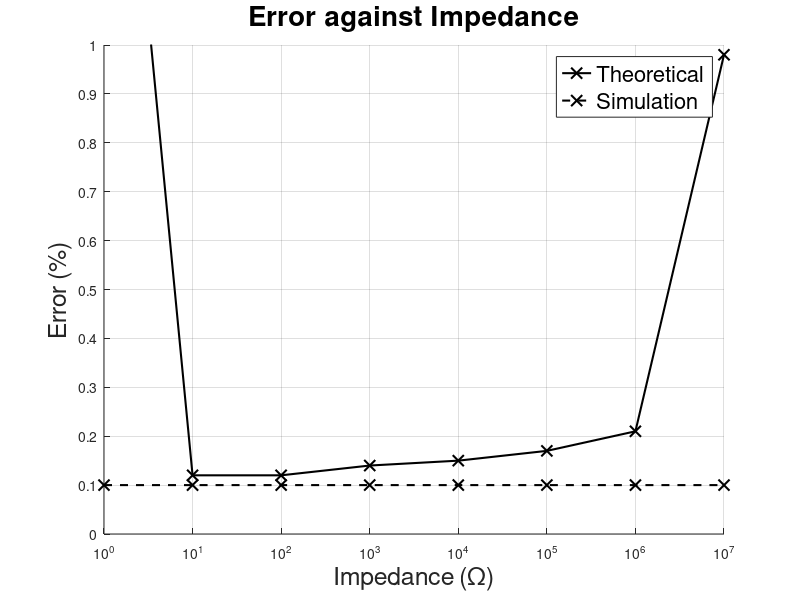

Write the MATLAB code that produced this figure. (Note: this script raises an error after producing the figure.)
%% Simple plot of Real vs Sim data - Error vs Impedance
clear all; close all; clc;

% Hardcoded impedance values in decades (ohms)
Impedance = [1, 10, 100, 1000, 10000, 100000, 1000000, 10000000];

% Hardcoded experimental error data (%) at corresponding impedance decades
Experimental_Error = [2, 0.12, 0.12, 0.14, 0.15, 0.17, 0.21, 0.98];

% Hardcoded simulation error data (%) at corresponding impedance decades
Simulation_Error = [0.1, 0.1, 0.1, 0.1, 0.1, 0.1, 0.1, 0.1];

% Create plot
figure;
hold on;

% Plot Experimental error data (solid line)
plot(Impedance, Experimental_Error, 'k-x', 'LineWidth', 1.5, 'MarkerSize', 8, 'DisplayName', 'Theoretical');

% Plot Simulation error data (dotted line)
plot(Impedance, Simulation_Error, 'k--x', 'LineWidth', 1.5, 'MarkerSize', 8, 'DisplayName', 'Simulation');

xlabel('Impedance (\Omega)', 'FontSize', 18);
ylabel('Error (%)', 'FontSize', 18);
title('Error against Impedance', 'FontSize', 20);
legend('Location', 'best', 'FontSize', 16);
grid on;
set(gca, 'XScale', 'log');
xlim([1 10000000]);
ylim([0 1]);

% Set y-axis ticks from 0% to 1% in 0.1% increments
yticks(0:0.1:1);
ytickformat('%.1f%%');

% Set axes font size
set(gca, 'FontSize', 12);

hold off;
